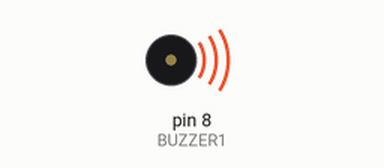
Recording of a sketch running on a simulated Arduino Uno, built with avr-gcc and run on an emulated ATmega328P. Parts: buzzer (waves = sounding).

Above: at 0.1 s.
At 13.8 s:
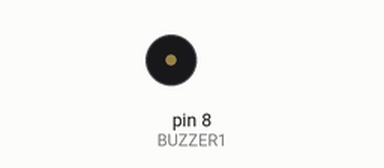
Timing chart, 0 to 15.3 s (numbered marks = the images above):
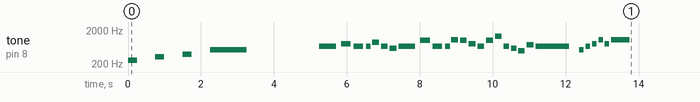

The sketch:

buzzer.ino
```cpp
#include "buzzer.h"

void setup(){
  mario_racing();
  crazyfrog();
  level_clear();
}


void loop() {
}
```

buzzer.cpp
```cpp
#include "buzzer.h"
#include <Arduino.h>

#define NOTE_C4  262
#define NOTE_CS4 277
#define NOTE_D4  294
#define NOTE_DS4 311
#define NOTE_E4  330
#define NOTE_F4  349
#define NOTE_FS4 370
#define NOTE_G4  392
#define NOTE_GS4 415
#define NOTE_A4  440
#define NOTE_AS4 466
#define NOTE_B4  494

#define NOTE_C5  523
#define NOTE_CS5 554
#define NOTE_D5  587
#define NOTE_DS5 622
#define NOTE_E5  659
#define NOTE_F5  698
#define NOTE_FS5 740
#define NOTE_G5  784
#define NOTE_GS5 831
#define NOTE_A5  880
#define NOTE_AS5 932
#define NOTE_B5  988

#define NOTE_C6  1047
#define NOTE_CS6 1109
#define NOTE_D6  1175
#define NOTE_E6  1319

// tempo (BPM)
static const int TEMPO = 130;   // try 120–150 until it feels right
static inline int beat_ms() { return 60000 / TEMPO; }


void mario_racing() {
    int melody[] = { NOTE_C4, NOTE_E4, NOTE_G4, NOTE_C5 };
    int noteDurations[] = { 4, 4, 4, 1 };

    int notes = sizeof(melody) / sizeof(melody[0]);
    for (int i = 0; i < notes; i++) {
        int duration = 1000 / noteDurations[i];
        tone(BUZZER1, melody[i], duration);
        delay(duration * 3);
        noTone(BUZZER1);
    }
}


void level_clear() {
    int melody[] = { NOTE_C5, NOTE_E5, NOTE_G5, NOTE_C6, NOTE_G5, NOTE_C6 };
    int durations[] = { 8, 8, 8, 8, 8, 2 }; // ends with long C6

    int notes = sizeof(melody) / sizeof(melody[0]);
    for (int i = 0; i < notes; i++) {
        int duration = 1000 / durations[i];
        tone(BUZZER1, melody[i], duration);
        delay(duration * 1.4);
        noTone(BUZZER1);
    }
}

void crazyfrog() {
  int melody[] = {
    // Line 1
    NOTE_E5, NOTE_G5, NOTE_E5, NOTE_E5, NOTE_A5, NOTE_E5, NOTE_D5,
    // Line 2
    NOTE_E5, NOTE_B5, NOTE_E5, NOTE_E5, NOTE_C6, NOTE_B5, NOTE_G5,
    // Line 3
    NOTE_E5, NOTE_B5, NOTE_E6, NOTE_E5, NOTE_D5, NOTE_B4, NOTE_FS5, NOTE_E5
  };

  int durations[] = {
    // Line 1
    4, 7, 7, 14, 10, 10, 10,
    // Line 2
    4, 7, 7, 14, 10, 10, 10,
    // Line 3
    10, 10, 10, 12, 12, 10, 10, 2
  };

  int n = sizeof(melody) / sizeof(melody[0]);
  int beat = beat_ms();

  for (int i = 0; i < n; i++) {
    int duration = (4 * beat) / durations[i];   // 4 = quarter note
    tone(BUZZER1, melody[i], duration);
    delay(duration * 1.3);   // space between notes
    noTone(BUZZER1);
  }
}
```

buzzer.h
```cpp
#ifndef BUZZER_H
#define BUZZER_H

#define BUZZER1 8

void mario_racing();

void level_clear();

void crazyfrog();


#endif
```
